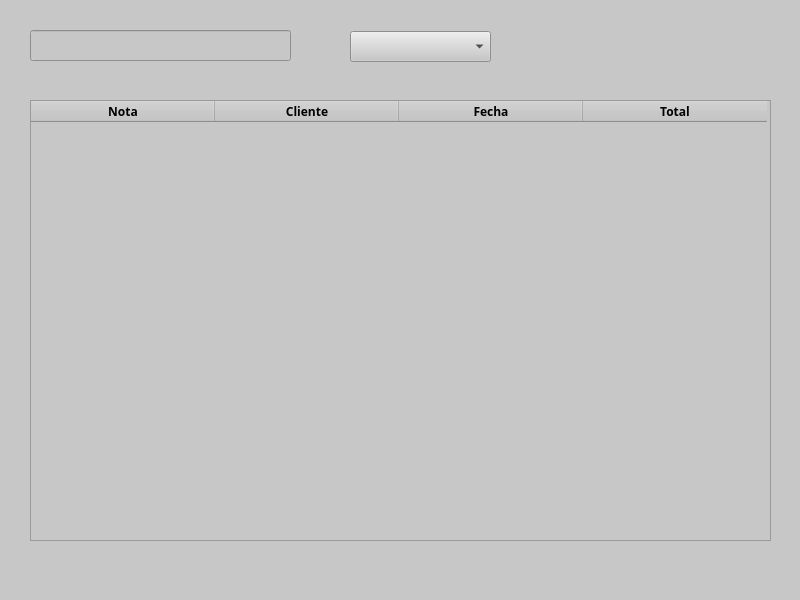
<?xml version="1.0" encoding="UTF-8"?>
<ui version="4.0">
 <class>MainWindow</class>
 <widget class="QMainWindow" name="MainWindow">
  <property name="geometry">
   <rect>
    <x>0</x>
    <y>0</y>
    <width>800</width>
    <height>600</height>
   </rect>
  </property>
  <property name="windowTitle">
   <string>Registro de ventas</string>
  </property>
  <property name="windowIcon">
   <iconset>
    <normaloff>m.ico</normaloff>m.ico</iconset>
  </property>
  <property name="styleSheet">
   <string notr="true">background-color: rgb(199, 199, 199);</string>
  </property>
  <widget class="QWidget" name="centralwidget">
   <widget class="QLineEdit" name="lineEdit">
    <property name="geometry">
     <rect>
      <x>30</x>
      <y>30</y>
      <width>261</width>
      <height>31</height>
     </rect>
    </property>
   </widget>
   <widget class="QComboBox" name="comboBox">
    <property name="geometry">
     <rect>
      <x>350</x>
      <y>31</y>
      <width>141</width>
      <height>31</height>
     </rect>
    </property>
   </widget>
   <widget class="QTableWidget" name="tableWidget">
    <property name="geometry">
     <rect>
      <x>30</x>
      <y>100</y>
      <width>741</width>
      <height>441</height>
     </rect>
    </property>
    <attribute name="horizontalHeaderDefaultSectionSize">
     <number>184</number>
    </attribute>
    <column>
     <property name="text">
      <string>Nota</string>
     </property>
     <property name="font">
      <font>
       <family>ITC Avant Garde Std Bk Cn</family>
       <pointsize>9</pointsize>
       <weight>75</weight>
       <bold>true</bold>
      </font>
     </property>
    </column>
    <column>
     <property name="text">
      <string>Cliente</string>
     </property>
     <property name="font">
      <font>
       <family>ITC Avant Garde Std Bk Cn</family>
       <weight>75</weight>
       <bold>true</bold>
      </font>
     </property>
    </column>
    <column>
     <property name="text">
      <string>Fecha</string>
     </property>
     <property name="font">
      <font>
       <family>ITC Avant Garde Std Bk Cn</family>
       <pointsize>9</pointsize>
       <weight>75</weight>
       <bold>true</bold>
      </font>
     </property>
    </column>
    <column>
     <property name="text">
      <string>Total</string>
     </property>
     <property name="font">
      <font>
       <family>ITC Avant Garde Std Bk Cn</family>
       <pointsize>9</pointsize>
       <weight>75</weight>
       <bold>true</bold>
      </font>
     </property>
    </column>
   </widget>
  </widget>
  <widget class="QStatusBar" name="statusbar"/>
 </widget>
 <resources/>
 <connections/>
</ui>
